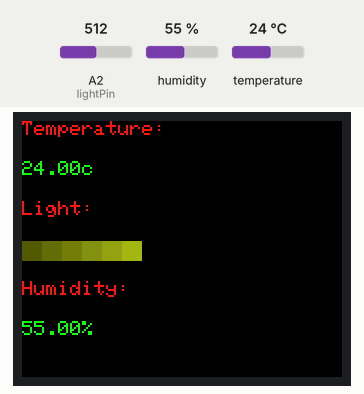
This sketch was run on a simulated Arduino Uno, built with avr-gcc and run on an emulated ATmega328P. Shown: 160×128 colour display. Inputs (shaded band) come from the test bench; at power-on: A2 (lightPin) = 512, humidity 55 %, temperature 24 °C. What the sketch prints to the serial monitor is not drawn.

Above: at 1.8 s.
1.9 s: A2 (lightPin) set to 527
3.4 s: A2 (lightPin) set to 553
At 5.2 s:
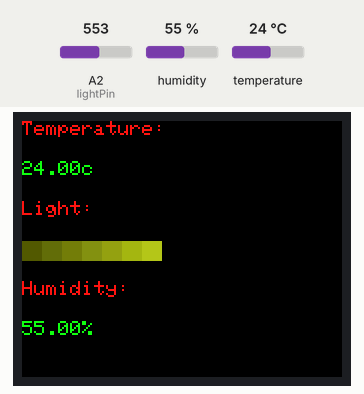
5.5 s: A2 (lightPin) set to 615
7.3 s: A2 (lightPin) set to 642
At 9.3 s:
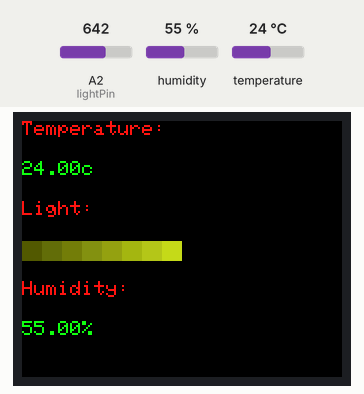
9.6 s: A2 (lightPin) set to 706
11.3 s: A2 (lightPin) set to 729
At 13.5 s:
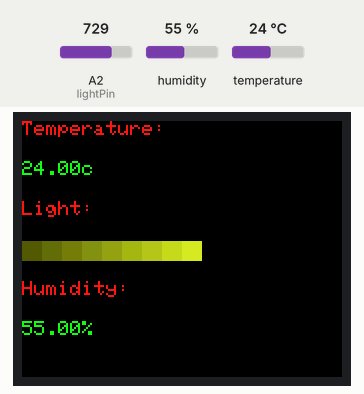
Timing chart, 0 to 14.6 s (numbered marks = the images above; inputs shaded):
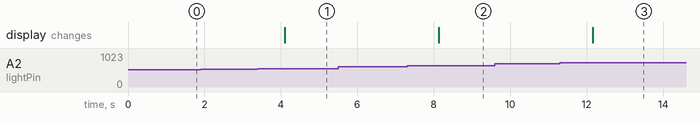

Measured:
- the behaviour switches between 539 and 540 on A2 (lightPin) (found by bisection; images 0 and 1)
- the behaviour switches between 629 and 630 on A2 (lightPin) (found by bisection; images 1 and 2)
- the behaviour switches between 719 and 720 on A2 (lightPin) (found by bisection; images 2 and 3)
- after the input at 1.9 s, every drawn part: stays the same
- after the input at 3.4 s, the display: changes after 0.70 s (image 1)
- after the input at 5.5 s, every drawn part: stays the same
- after the input at 7.3 s, the display: changes after 0.83 s (image 2)
- after the input at 9.6 s, every drawn part: stays the same
- after the input at 11.3 s, the display: changes after 0.85 s (image 3)

The sketch:

dht22andTFT.ino
```cpp
// Example testing sketch for various DHT humidity/temperature sensors
// Written by ladyada, public domain

#include "DHT.h"
#include <SPI.h>
#include <TFT.h>

#define DHTPIN 9     // what pin we're connected to


// Uncomment whatever type you're using!
//#define DHTTYPE DHT11   // DHT 11
#define DHTTYPE DHT22   // DHT 22  (AM2302)
//#define DHTTYPE DHT21   // DHT 21 (AM2301)

// Connect pin 1 (on the left) of the sensor to +5V
// Connect pin 2 of the sensor to whatever your DHTPIN is
// Connect pin 4 (on the right) of the sensor to GROUND
// Connect a 10K resistor from pin 2 (data) to pin 1 (power) of the sensor

#define CS   6
#define DC   7
#define RESET  8


DHT dht(DHTPIN, DHTTYPE);

int lightPin=2;


TFT TFTscreen = TFT(CS, DC, RESET);

char tSensorPrintout[10];
char hSensorPrintout[10];
char oldtSensorPrintout[10];
char oldhSensorPrintout[10];

float h,t, oldh,oldt;
int lightLevel,oldLightLevel;

void setup() {
  Serial.begin(9600);
  Serial.println("DHT22 humidity and temperature sensor + light photo resistor.");

  dht.begin();

  // setup variables
  oldh=0.0;
  oldt=0.0;
  oldLightLevel=0;

  // TFT Screen setup
  TFTscreen.begin();
  TFTscreen.background(0, 0, 0);
  TFTscreen.stroke(255,20,20);
  TFTscreen.setTextSize(1);
  TFTscreen.text("Temperature: ",0,0);
  TFTscreen.text("Light: ",0,40);
  TFTscreen.text("Humidity: ",0,80);
  TFTscreen.setTextSize(1);

}

void loop() {
  // Reading temperature or humidity takes about 250 milliseconds!
  // Sensor readings may also be up to 2 seconds 'old' (its a very slow sensor)
  lightLevel= analogRead(lightPin);
  h = dht.readHumidity();
  t = dht.readTemperature();
  lightLevel=map(lightLevel,0,900,0,10);
  lightLevel= constrain(lightLevel,0,10);
  // check if returns are valid, if they are NaN (not a number) then something went wrong!
  if (isnan(t) || isnan(h)) {
    Serial.println("Failed to read from DHT");
  } else {
    // DHT Data is OK
    // Print data on Serial (debug)
    Serial.print("Humidity: ");
    Serial.print(h);
    Serial.println("%");
    Serial.print("Temperature: ");
    Serial.print(t);
    Serial.println("c");
    Serial.print("Light Level: ");
    Serial.println(lightLevel);
    if (oldh!=h) { // if humidity changes
      String hSensorVal= String(h)+"%";
      String oldhSensorVal= String(oldh)+"%";
      hSensorVal.toCharArray(hSensorPrintout,10);
      oldhSensorVal.toCharArray(oldhSensorPrintout,10);
      TFTscreen.stroke(0,0,0);
      TFTscreen.text(oldhSensorPrintout,0,100);
      TFTscreen.stroke(20,255,20);
      TFTscreen.text(hSensorPrintout,0,100);
      oldh=h;
    }
    if (oldt!=t) {
       String tSensorVal= String(t)+"c";
       String oldtSensorVal= String(oldt)+"c";
       tSensorVal.toCharArray(tSensorPrintout,10);
       oldtSensorVal.toCharArray(oldtSensorPrintout,10);
       TFTscreen.stroke(0,0,0);
       TFTscreen.text(oldtSensorPrintout,0,20);
       TFTscreen.stroke(20,255,20);
       TFTscreen.text(tSensorPrintout,0,20);
       oldt=t;
    }
    if (lightLevel!=oldLightLevel) {
       for (int i=0;i<11;i++) {
         TFTscreen.stroke(0,0,0);
         TFTscreen.fill(0,0,0);
         TFTscreen.rect(10*i,60,10,10);
       }
       for (int i=0;i<=lightLevel;i++) {
         if (i==0) { TFTscreen.stroke(83,90,7); TFTscreen.fill(83,90,7); TFTscreen.rect(10*i,60,10,10); }
         if (i==1) { TFTscreen.stroke(99,108,10); TFTscreen.fill(99,108,10); TFTscreen.rect(10*i,60,10,10); }
         if (i==2) { TFTscreen.stroke(116,126,13); TFTscreen.fill(116,126,13); TFTscreen.rect(10*i,60,10,10); }
         if (i==3) { TFTscreen.stroke(132,144,17); TFTscreen.fill(132,144,17); TFTscreen.rect(10*i,60,10,10); }
         if (i==4) { TFTscreen.stroke(149,162,20); TFTscreen.fill(149,162,20); TFTscreen.rect(10*i,60,10,10); }
         if (i==5) { TFTscreen.stroke(165,181,23); TFTscreen.fill(165,181,23); TFTscreen.rect(10*i,60,10,10); }
         if (i==6) { TFTscreen.stroke(182,199,27); TFTscreen.fill(182,199,27); TFTscreen.rect(10*i,60,10,10); }
         if (i==7) { TFTscreen.stroke(198,217,30); TFTscreen.fill(198,217,30); TFTscreen.rect(10*i,60,10,10); }
         if (i==8) { TFTscreen.stroke(215,235,33); TFTscreen.fill(215,235,33); TFTscreen.rect(10*i,60,10,10); }
         if (i==9) { TFTscreen.stroke(232,254,37); TFTscreen.fill(232,254,37); TFTscreen.rect(10*i,60,10,10); }
         if (i==10) { TFTscreen.stroke(243,255,133); TFTscreen.fill(243,255,133); TFTscreen.rect(10*i,60,10,10); }
       }
       oldLightLevel=lightLevel;
    }
    delay(1000);
  }
}
```
